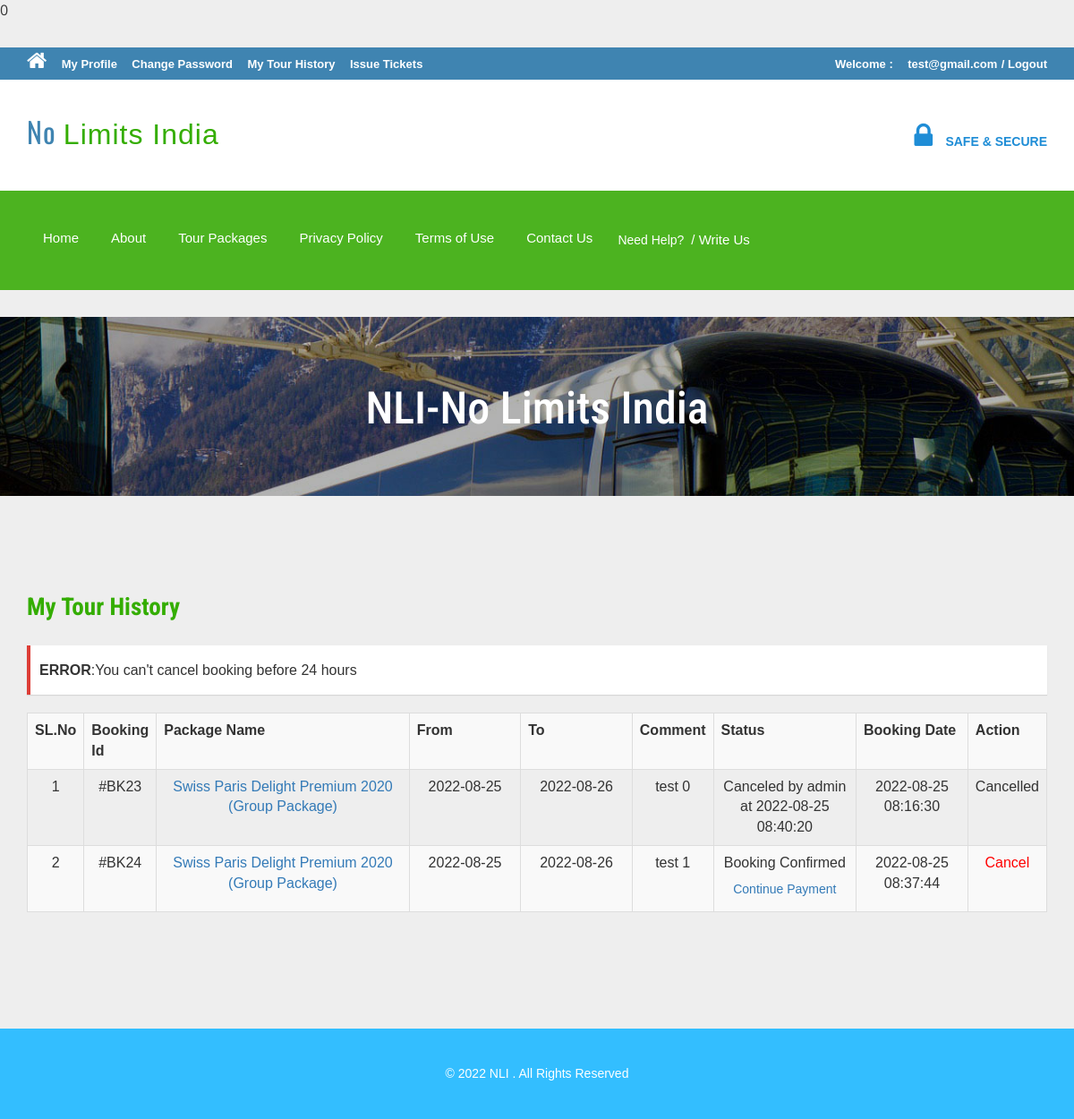
The page /tour-history.php?bkid=24 (signed in) on the database its author committed.
### tables this page shows
CREATE TABLE `tblbooking` (
  `BookingId` int(11) NOT NULL,
  `PackageId` int(11) DEFAULT NULL,
  `UserEmail` varchar(100) DEFAULT NULL,
  `FromDate` varchar(100) DEFAULT NULL,
  `ToDate` varchar(100) DEFAULT NULL,
  `amount` int(11) DEFAULT 0,
  `persons` int(11) DEFAULT NULL,
  `Comment` mediumtext DEFAULT NULL,
  `RegDate` timestamp NULL DEFAULT current_timestamp(),
  `status` int(11) DEFAULT NULL,
  `CancelledBy` varchar(5) DEFAULT NULL,
  `UpdationDate` timestamp NULL DEFAULT NULL ON UPDATE current_timestamp()
);

CREATE TABLE `tbltourpackages` (
  `PackageId` int(11) NOT NULL,
  `PackageName` varchar(200) DEFAULT NULL,
  `PackageType` varchar(150) DEFAULT NULL,
  `PackageLocation` varchar(100) DEFAULT NULL,
  `PackagePrice` int(11) DEFAULT NULL,
  `PackageFetures` varchar(255) DEFAULT NULL,
  `PackageDetails` mediumtext DEFAULT NULL,
  `perday` int(11) DEFAULT 0,
  `perperson` int(11) DEFAULT 0,
  `PackageImage` varchar(100) DEFAULT NULL,
  `Creationdate` timestamp NULL DEFAULT current_timestamp(),
  `UpdationDate` timestamp NULL DEFAULT NULL ON UPDATE current_timestamp()
);

### tour-history.php (the view, shortened to what this page needs)
<?php
include('includes/config.php');
if (strlen($_SESSION['login']) == 0) {
	header('location:index.php');
} else {
	if (isset($_REQUEST['bkid'])) {
		$bid = intval($_GET['bkid']);
		$email = $_SESSION['login'];
		$sql = "SELECT FromDate FROM tblbooking WHERE UserEmail=:email and BookingId=:bid";
		$query = $dbh->prepare($sql);
		$query->bindParam(':email', $email, PDO::PARAM_STR);
		$query->bindParam(':bid', $bid, PDO::PARAM_STR);
		$query->execute();
		$results = $query->fetchAll(PDO::FETCH_OBJ);
		if ($query->rowCount() > 0) {
			foreach ($results as $result) {
				$fdate = $result->FromDate;
				$cdate = date('Y/m/d');
				$date1 = date_create("$cdate");
				$date2 = date_create("$fdate");
				$diff = date_diff($date1, $date2);
				echo $df = $diff->format("%a");
				if ($df > 1) {
					$status = 2;
					$cancelby = 'u';
					$sql = "UPDATE tblbooking SET status=:status,CancelledBy=:cancelby WHERE UserEmail=:email and BookingId=:bid";
					$query = $dbh->prepare($sql);
					$query->bindParam(':status', $status, PDO::PARAM_STR);
					$query->bindParam(':cancelby', $cancelby, PDO::PARAM_STR);
					$query->bindParam(':email', $email, PDO::PARAM_STR);
					$query->bindParam(':bid', $bid, PDO::PARAM_STR);
					$query->execute();
					$msg = "Booking Cancelled successfully";
				} else {
					$error = "You can't cancel booking before 24 hours";
				}
			}
		}
	}
?>
	<!DOCTYPE HTML>
	<html>
	<head>
		<link href="css/bootstrap.css" rel='stylesheet' type='text/css' />
		<link href="css/style.css" rel='stylesheet' type='text/css' />
		<link href="css/font-awesome.css" rel="stylesheet">
		<link href="css/animate.css" rel="stylesheet" type="text/css" media="all">
	</head>
	<body>
		<div class="top-header">
			<?php include('includes/header.php'); ?>
			<div class="banner-1 ">
				<div class="container">
					<h1 class="wow zoomIn animated animated" data-wow-delay=".5s" style="visibility: visible; animation-delay: 0.5s; animation-name: zoomIn;">NLI-No Limits India</h1>
				</div>
			</div>
			<div class="privacy">
				<div class="container">
					<h3 class="wow fadeInDown animated animated" data-wow-delay=".5s" style="visibility: visible; animation-delay: 0.5s; animation-name: fadeInDown;">My Tour History</h3>
					<form name="chngpwd" method="post" onSubmit="return valid();">
						<?php if ($error) { ?><div class="errorWrap"><strong>ERROR</strong>:<?php echo htmlentities($error); ?> </div><?php } else if ($msg) { ?><div class="succWrap"><strong>SUCCESS</strong>:<?php echo htmlentities($msg); ?> </div><?php } ?>
						<p>
						<table class="table table-bordered table-hover table-striped table-responsive" border="1" width="100%">
							<tr align="center">
								<th>SL.No</th>
								<th>Booking Id</th>
								<th>Package Name</th>
								<th>From</th>
								<th>To</th>
								<th>Comment</th>
								<th>Status</th>
								<th>Booking Date</th>
								<th>Action</th>
							</tr>
							<?php
							$uemail = $_SESSION['login'];;
							$sql = "SELECT p.id,tblbooking.BookingId as bookid,tblbooking.PackageId as pkgid,tbltourpackages.PackageName as packagename,tblbooking.FromDate as fromdate,tblbooking.ToDate as todate,tblbooking.Comment as comment,tblbooking.status as status,tblbooking.RegDate as regdate,tblbooking.CancelledBy as cancelby,tblbooking.UpdationDate as upddate from tblbooking join tbltourpackages on tbltourpackages.PackageId=tblbooking.PackageId LEFT JOIN  payments p ON p.booking_id=tblbooking.BookingId where UserEmail=:uemail";
							$query = $dbh->prepare($sql);
							$query->bindParam(':uemail', $uemail, PDO::PARAM_STR);
							$query->execute();
							$results = $query->fetchAll(PDO::FETCH_OBJ);
							$cnt = 1;
							if ($query->rowCount() > 0) {
								foreach ($results as $result) {	?>
									<tr align="center">
										<td style="width:5%"><?php echo htmlentities($cnt); ?></td>
										<td style="width:5%">#BK<?php echo htmlentities($result->bookid); ?></td>
										<td style="width:25%"><a href="package-details.php?pkgid=<?php echo htmlentities($result->pkgid); ?>"><?php echo htmlentities($result->packagename); ?></a></td>
										<td style="width:11%"><?php echo htmlentities($result->fromdate); ?></td>
										<td style="width:11%"><?php echo htmlentities($result->todate); ?></td>
										<td><?php echo htmlentities($result->comment); ?></td>
										<td style="width:14%"><?php if ($result->status == 1) {
																	echo "Booking Confirmed<br>";
																	if ($result->id) {
																		echo "<span style='color:green'>Payment Success. </span><br>";
																	} else {
																?>
													<a href="payment-page.php?booking_id=<?= $result->bookid ?>" class="btn"> Continue Payment </a> <?php }
																																			}
																																			if ($result->status == 2 and $result->cancelby == 'a') {
																																				echo "Canceled by admin at " . $result->upddate;
																																			}
																																					?>
										</td>
										<td style="width:11%"><?php echo htmlentities($result->regdate); ?></td>
										<?php if ($result->status == 2) {
										?><td>Cancelled</td>
										<?php } else { ?>
											<td><a style="color:red" href="tour-history.php?bkid=<?php echo htmlentities($result->bookid); ?>" onclick="return confirm('Do you really want to cancel booking')">Cancel</a></td>
										<?php } ?>
									</tr>
							<?php $cnt = $cnt + 1;
								}
							} ?>
						</table>
						</p>
					</form>
				</div>
			</div>
			<?php include('includes/footer.php'); ?>
	</body>
	</html>
<?php } ?>

### css/style.css (style rules this page uses)
html, body { font-size: 100%; background: #fff; font-family: 'Open Sans', sans-serif; }
body a,.grid_1,plan_1,plan_1.one,plan_1.two,i.icon1, i.icon2, i.icon3, i.icon4, i.icon5, i.icon6 { transition:0.5s all; -webkit-transition:0.5s all; -moz-transition:0.5s all; -o-transition:0.5s all; -ms-transition:0.5s all; }
h1,h2,h3,h4,h5,h6 { margin:0; font-family: 'Roboto Condensed', sans-serif; }
p { margin:0; }
.top-header { background-color: #3F84B1; border-bottom: 0 none; height: 36px; line-height: 35px; }
.banner-1 { background: url(../images/3.jpg)no-repeat; background-size: cover; -webkit-background-size: cover; -o-background-size: cover; -ms-background-size: cover; -moz-background-size: cover; min-height:200px; }
.banner-1 h1 { font-size: 50px; margin-bottom: 40px; padding: 1.5em 0 0; text-align: center; color: #ffffff; }
.privacy h3 { color: #34AD00; font-size: 1.7em; font-weight: 700; margin-bottom: 1em; }
.privacy { padding: 5em 0; }
.privacy p { font-size: 1em; line-height: 1.8em; color: #999; margin: 1em 0; }
.errorWrap { padding: 10px; margin: 0 0 20px 0; background: #fff; border-left: 4px solid #dd3d36; -webkit-box-shadow: 0 1px 1px 0 rgba(0,0,0,.1); box-shadow: 0 1px 1px 0 rgba(0,0,0,.1); }
* { margin: 0; padding: 0; box-sizing: border-box; font-family: 'Poppins', sans-serif }
.container { margin: 30px auto; }
body { background: #eee }

### tour-history.php (style rules this page uses)
.errorWrap { padding: 10px; margin: 0 0 20px 0; background: #fff; border-left: 4px solid #dd3d36; -webkit-box-shadow: 0 1px 1px 0 rgba(0, 0, 0, .1); box-shadow: 0 1px 1px 0 rgba(0, 0, 0, .1); }

### rows shown on the page
tblbooking: FromDate "You can't cancel booking before 24 hours", BookingId "24", PackageId.PackageName "Swiss Paris Delight Premium 2020 (Group Package)", FromDate "2022-08-25", ToDate "2022-08-26", Comment "test 1", RegDate "2022-08-25 08:37:44"
tblbooking: BookingId "23", PackageId.PackageName "Swiss Paris Delight Premium 2020 (Group Package)", FromDate "2022-08-25", ToDate "2022-08-26", Comment "test 0", UpdationDate "2022-08-25 08:40:20", RegDate "2022-08-25 08:16:30", status "Cancelled"

### other values the page prints
$_SESSION['login'] "test@gmail.com"
